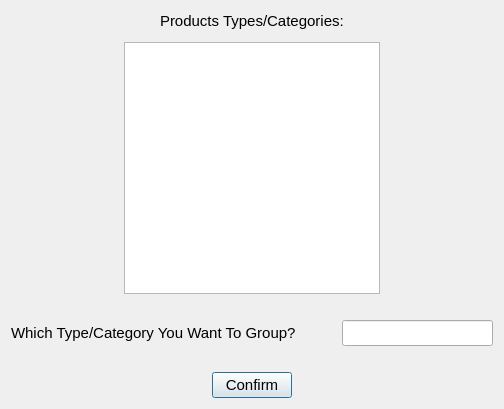
<?xml version="1.0" encoding="UTF-8"?>
<ui version="4.0">
 <class>AddNewGroup</class>
 <widget class="QDialog" name="AddNewGroup">
  <property name="geometry">
   <rect>
    <x>0</x>
    <y>0</y>
    <width>504</width>
    <height>409</height>
   </rect>
  </property>
  <property name="windowTitle">
   <string>Dialog</string>
  </property>
  <layout class="QVBoxLayout" name="verticalLayout_2">
   <item>
    <layout class="QVBoxLayout" name="verticalLayout">
     <item>
      <layout class="QHBoxLayout" name="horizontalLayout_2">
       <item>
        <spacer name="horizontalSpacer_3">
         <property name="orientation">
          <enum>Qt::Horizontal</enum>
         </property>
         <property name="sizeHint" stdset="0">
          <size>
           <width>40</width>
           <height>20</height>
          </size>
         </property>
        </spacer>
       </item>
       <item>
        <widget class="QLabel" name="productstypeslabel">
         <property name="font">
          <font>
           <pointsize>11</pointsize>
          </font>
         </property>
         <property name="text">
          <string>Products Types/Categories:</string>
         </property>
        </widget>
       </item>
       <item>
        <spacer name="horizontalSpacer_4">
         <property name="orientation">
          <enum>Qt::Horizontal</enum>
         </property>
         <property name="sizeHint" stdset="0">
          <size>
           <width>40</width>
           <height>20</height>
          </size>
         </property>
        </spacer>
       </item>
      </layout>
     </item>
     <item>
      <spacer name="verticalSpacer_3">
       <property name="orientation">
        <enum>Qt::Vertical</enum>
       </property>
       <property name="sizeType">
        <enum>QSizePolicy::Fixed</enum>
       </property>
       <property name="sizeHint" stdset="0">
        <size>
         <width>20</width>
         <height>5</height>
        </size>
       </property>
      </spacer>
     </item>
     <item>
      <layout class="QHBoxLayout" name="horizontalLayout">
       <item>
        <spacer name="horizontalSpacer_5">
         <property name="orientation">
          <enum>Qt::Horizontal</enum>
         </property>
         <property name="sizeHint" stdset="0">
          <size>
           <width>40</width>
           <height>20</height>
          </size>
         </property>
        </spacer>
       </item>
       <item>
        <widget class="QTextBrowser" name="itemstypesText">
         <property name="font">
          <font>
           <pointsize>11</pointsize>
          </font>
         </property>
        </widget>
       </item>
       <item>
        <spacer name="horizontalSpacer_6">
         <property name="orientation">
          <enum>Qt::Horizontal</enum>
         </property>
         <property name="sizeHint" stdset="0">
          <size>
           <width>40</width>
           <height>20</height>
          </size>
         </property>
        </spacer>
       </item>
      </layout>
     </item>
    </layout>
   </item>
   <item>
    <spacer name="verticalSpacer_2">
     <property name="orientation">
      <enum>Qt::Vertical</enum>
     </property>
     <property name="sizeType">
      <enum>QSizePolicy::Fixed</enum>
     </property>
     <property name="sizeHint" stdset="0">
      <size>
       <width>20</width>
       <height>20</height>
      </size>
     </property>
    </spacer>
   </item>
   <item>
    <layout class="QHBoxLayout" name="horizontalLayout_3">
     <item>
      <widget class="QLabel" name="questionlabel">
       <property name="font">
        <font>
         <pointsize>11</pointsize>
        </font>
       </property>
       <property name="text">
        <string>Which Type/Category You Want To Group?</string>
       </property>
      </widget>
     </item>
     <item>
      <spacer name="horizontalSpacer_7">
       <property name="orientation">
        <enum>Qt::Horizontal</enum>
       </property>
       <property name="sizeType">
        <enum>QSizePolicy::Fixed</enum>
       </property>
       <property name="sizeHint" stdset="0">
        <size>
         <width>40</width>
         <height>20</height>
        </size>
       </property>
      </spacer>
     </item>
     <item>
      <widget class="QLineEdit" name="answerline">
       <property name="font">
        <font>
         <pointsize>11</pointsize>
        </font>
       </property>
      </widget>
     </item>
    </layout>
   </item>
   <item>
    <spacer name="verticalSpacer">
     <property name="orientation">
      <enum>Qt::Vertical</enum>
     </property>
     <property name="sizeType">
      <enum>QSizePolicy::Fixed</enum>
     </property>
     <property name="sizeHint" stdset="0">
      <size>
       <width>20</width>
       <height>20</height>
      </size>
     </property>
    </spacer>
   </item>
   <item>
    <layout class="QHBoxLayout" name="horizontalLayout_4">
     <item>
      <spacer name="horizontalSpacer">
       <property name="orientation">
        <enum>Qt::Horizontal</enum>
       </property>
       <property name="sizeHint" stdset="0">
        <size>
         <width>40</width>
         <height>20</height>
        </size>
       </property>
      </spacer>
     </item>
     <item>
      <widget class="QPushButton" name="confirmbutton">
       <property name="font">
        <font>
         <pointsize>11</pointsize>
        </font>
       </property>
       <property name="text">
        <string>Confirm</string>
       </property>
      </widget>
     </item>
     <item>
      <spacer name="horizontalSpacer_2">
       <property name="orientation">
        <enum>Qt::Horizontal</enum>
       </property>
       <property name="sizeHint" stdset="0">
        <size>
         <width>40</width>
         <height>20</height>
        </size>
       </property>
      </spacer>
     </item>
    </layout>
   </item>
  </layout>
 </widget>
 <resources/>
 <connections/>
</ui>
